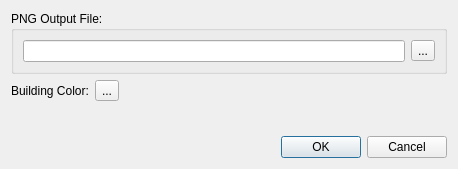
<?xml version="1.0" encoding="UTF-8"?>
<ui version="4.0">
 <class>PNGBuildingDialog</class>
 <widget class="QDialog" name="PNGBuildingDialog">
  <property name="geometry">
   <rect>
    <x>0</x>
    <y>0</y>
    <width>458</width>
    <height>169</height>
   </rect>
  </property>
  <property name="windowTitle">
   <string>Buildings To PNG</string>
  </property>
  <layout class="QGridLayout" name="gridLayout">
   <item row="0" column="0">
    <widget class="QGroupBox" name="groupBox">
     <property name="title">
      <string>PNG Output File:</string>
     </property>
     <layout class="QHBoxLayout" name="horizontalLayout">
      <item>
       <widget class="QLineEdit" name="pngEdit">
        <property name="readOnly">
         <bool>true</bool>
        </property>
       </widget>
      </item>
      <item>
       <widget class="QToolButton" name="pngBrowse">
        <property name="text">
         <string>...</string>
        </property>
       </widget>
      </item>
     </layout>
    </widget>
   </item>
   <item row="2" column="0">
    <spacer name="verticalSpacer">
     <property name="orientation">
      <enum>Qt::Vertical</enum>
     </property>
     <property name="sizeHint" stdset="0">
      <size>
       <width>20</width>
       <height>40</height>
      </size>
     </property>
    </spacer>
   </item>
   <item row="3" column="0">
    <widget class="QDialogButtonBox" name="buttonBox">
     <property name="orientation">
      <enum>Qt::Horizontal</enum>
     </property>
     <property name="standardButtons">
      <set>QDialogButtonBox::Cancel|QDialogButtonBox::Ok</set>
     </property>
    </widget>
   </item>
   <item row="1" column="0">
    <layout class="QHBoxLayout" name="horizontalLayout_2">
     <item>
      <widget class="QLabel" name="label">
       <property name="text">
        <string>Building Color:</string>
       </property>
      </widget>
     </item>
     <item>
      <widget class="Tiled::Internal::ColorButton" name="color">
       <property name="text">
        <string>...</string>
       </property>
      </widget>
     </item>
     <item>
      <spacer name="horizontalSpacer">
       <property name="orientation">
        <enum>Qt::Horizontal</enum>
       </property>
       <property name="sizeHint" stdset="0">
        <size>
         <width>40</width>
         <height>20</height>
        </size>
       </property>
      </spacer>
     </item>
    </layout>
   </item>
  </layout>
 </widget>
 <customwidgets>
  <customwidget>
   <class>Tiled::Internal::ColorButton</class>
   <extends>QToolButton</extends>
   <header>colorbutton.h</header>
  </customwidget>
 </customwidgets>
 <resources/>
 <connections>
  <connection>
   <sender>buttonBox</sender>
   <signal>accepted()</signal>
   <receiver>PNGBuildingDialog</receiver>
   <slot>accept()</slot>
   <hints>
    <hint type="sourcelabel">
     <x>227</x>
     <y>101</y>
    </hint>
    <hint type="destinationlabel">
     <x>157</x>
     <y>118</y>
    </hint>
   </hints>
  </connection>
  <connection>
   <sender>buttonBox</sender>
   <signal>rejected()</signal>
   <receiver>PNGBuildingDialog</receiver>
   <slot>reject()</slot>
   <hints>
    <hint type="sourcelabel">
     <x>295</x>
     <y>107</y>
    </hint>
    <hint type="destinationlabel">
     <x>286</x>
     <y>118</y>
    </hint>
   </hints>
  </connection>
 </connections>
</ui>
